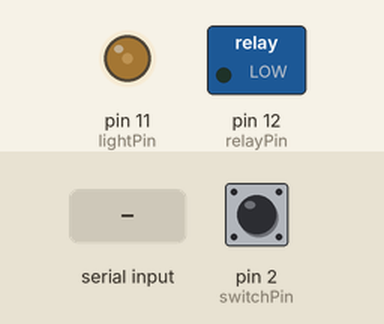
A sketch run on a simulated Arduino Uno, built with avr-gcc and run on an emulated ATmega328P. Shown: switched loads named in the sketch (green lamp = pin HIGH), output pins drawn as LEDs (lit = HIGH). Inputs (shaded band) come from the test bench; at power-on: pin 2 (switchPin) HIGH.

Above: at 1.2 s.
1.3 s: pin 2 (switchPin) pulled LOW for 0.15 s
At 2.1 s:
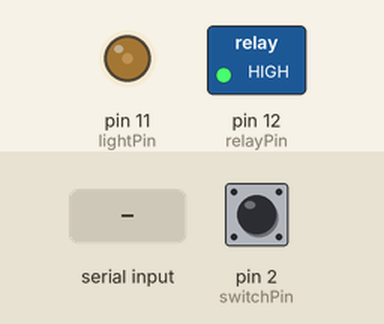
2.9 s: pin 2 (switchPin) driven LOW
Timing chart, 0 to 3.0 s (numbered marks = the images above; inputs shaded):
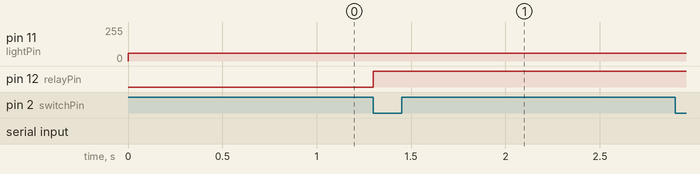

Measured:
- after the input at 1.3 s, pin 12 (relayPin): LOW → HIGH at once

The sketch:

Heart.pde
```cpp
// light properties
int lightPin     = 11;
int min          = 60; //0;
int max          = 255;
int pulsewidth   = min;            // define pulsewidth (0-255)
int pulseRange   = max-min;
int inDelay      = 100; //500; //200; //400;
int outDelay     = 100; //500; //200; //230;
int shortDelay   = 0; //100;

// relay properties
int relayPin     = 12;
unsigned long switchedRelayTime = 0;
unsigned long relaySwitchTime = 200;
boolean switchingRelay = false;

// switch properties
int switchPin    = 2;

void setup()
{
  pinMode(lightPin,OUTPUT);
  pinMode(relayPin,OUTPUT);
  pinMode(switchPin,INPUT);

  digitalWrite(switchPin,HIGH);
  analogWrite(lightPin, pulsewidth);
  Serial.begin(9600);
}

void loop()
{
  if((Serial.available() > 0 && Serial.read() == 'b') ||
    digitalRead(switchPin) == LOW)
  {
    beat();
  }
}
void beat()
{
  //Serial.println("beat");
  switchOnRelay();
  pulseLight();
  delay(shortDelay);
  //switchOnRelay();
  pulseLight();
}
void switchOnRelay()
{
  //Serial.println("switchOnRelay");
  digitalWrite(relayPin,HIGH);
  switchedRelayTime = millis();
  //Serial.print("switchedRelayTime: ");
  //Serial.println(switchedRelayTime);
  switchingRelay = true;
}
void pulseLight()
{
  //printTime();
  //Serial.println("pulseLight");
  // slowly fade the LEDs to full brightness
  for (pulsewidth=min; pulsewidth <= max; pulsewidth++){
    analogWrite(lightPin, pulsewidth);
    switchOffRelay();
    delay(outDelay/pulseRange);
  }
  //printTime();
  switchOffRelay();
  // slowly dim the LEDs
  for (pulsewidth=max; pulsewidth >= min; pulsewidth--)
  {
    analogWrite(lightPin, pulsewidth);
    switchOffRelay();
    delay(inDelay/max);
  }
  //printTime();
}
void switchOffRelay()
{

  if(millis() > switchedRelayTime+relaySwitchTime && switchingRelay)
    {
      //Serial.println("switchOffRelay really");
      digitalWrite(relayPin,LOW);
      switchingRelay = false;
    }
}
/*void printTime()
{
  Serial.print(millis());
  Serial.print(" : ");
  Serial.println((switchedRelayTime+relaySwitchTime));
}*/
```
